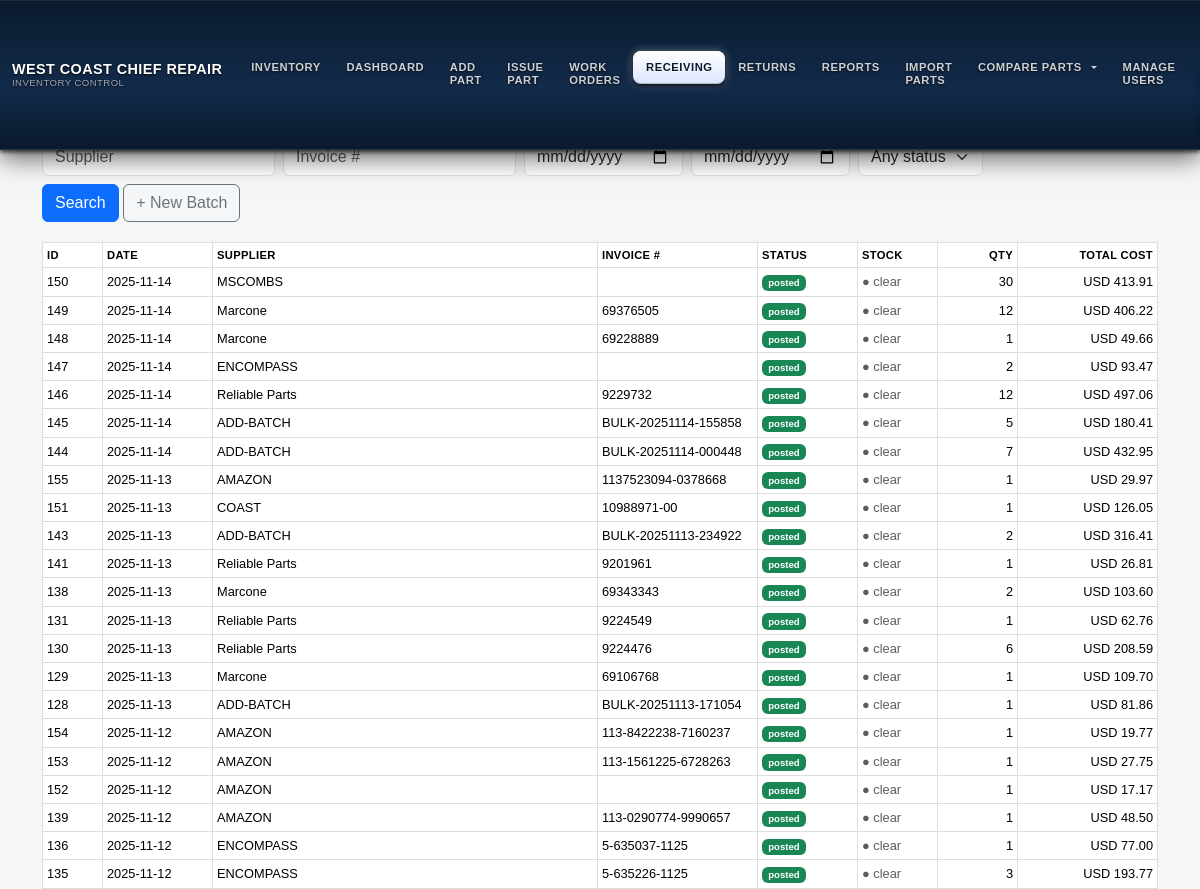
Before: /receiving (signed in, upper part) with the older database file.
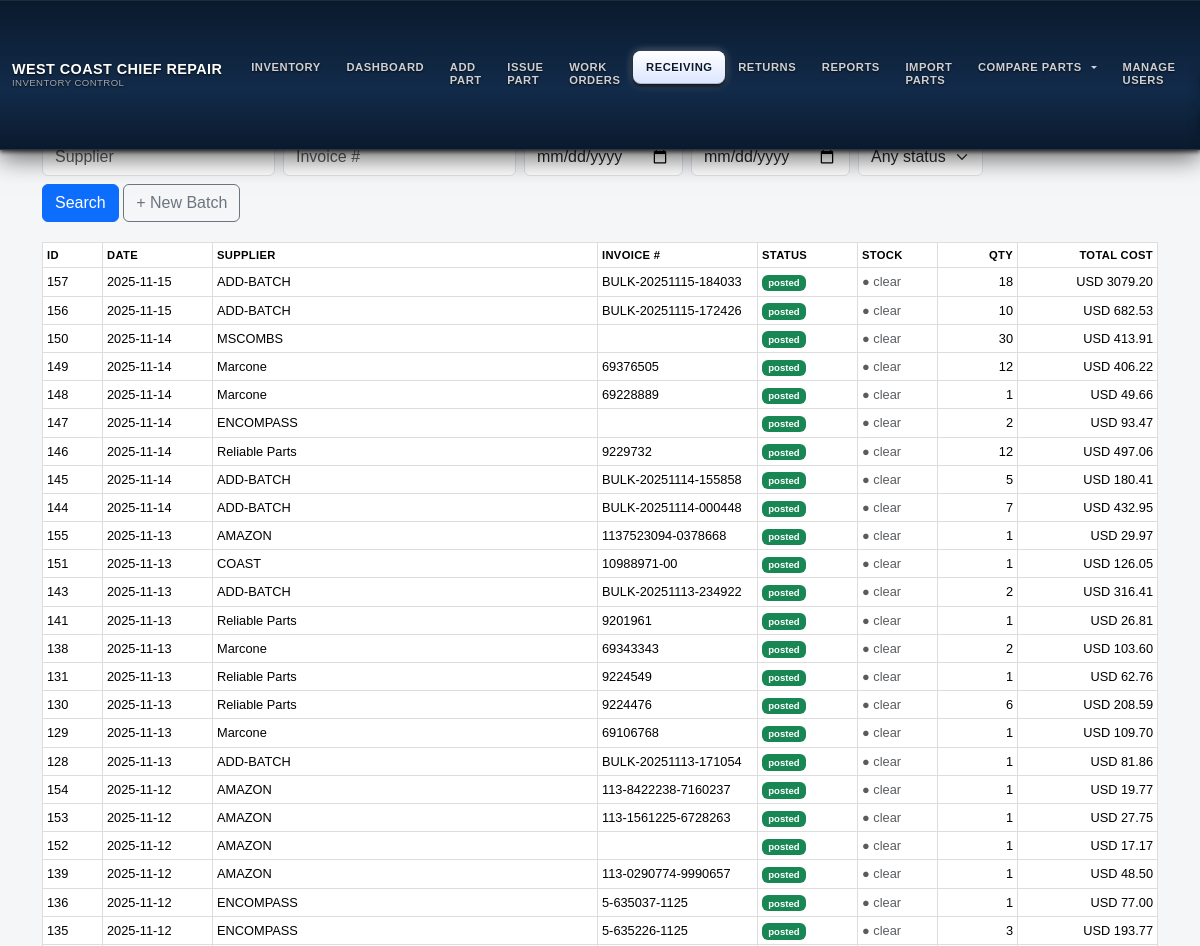
After: the same page with the newer database file.
### models.py (models this page shows, shortened)
class GoodsReceipt(db.Model):
    __tablename__ = "goods_receipts"
    __table_args__ = (
        db.Index("ix_gr_supplier_invoice", "supplier_name", "invoice_number"),
        {"extend_existing": True},
    )
    id = db.Column(db.Integer, primary_key=True)
    supplier_name = db.Column(db.String(200), nullable=False, index=True)
    invoice_number = db.Column(db.String(64))
    invoice_date = db.Column(db.Date)
    currency = db.Column(db.String(8), default="USD")
    notes = db.Column(db.Text)
    status = db.Column(db.String(16), default="draft", nullable=False)
    created_at = db.Column(db.DateTime, default=datetime.utcnow, nullable=False)
    created_by = db.Column(db.Integer)
    posted_at = db.Column(db.DateTime)
    posted_by = db.Column(db.Integer)
    attachment_path = db.Column(db.String(512))
    extra_expenses = db.Column(db.Float, default=0.0)
    @property
    def items(self):
        return self.lines

### inventory/routes.py (the view)
@inventory_bp.get("/receiving", endpoint="receiving_list")
@login_required
def receiving_list():
    from sqlalchemy import func
    current_app.logger.debug("### DEBUG receiving_list USING MODEL %s FROM %s TABLENAME=%s", ReceivingBatch, __file__,
                               getattr(ReceivingBatch, "__tablename__", "?"))
    q = ReceivingBatch.query
    supplier = (request.args.get("supplier") or "").strip()
    inv = (request.args.get("invoice") or "").strip()
    d1 = (request.args.get("date_from") or "").strip()
    d2 = (request.args.get("date_to") or "").strip()
    status = (request.args.get("status") or "").strip()
    if supplier:
        q = q.filter(ReceivingBatch.supplier_name.ilike(f"%{supplier}%"))
    if inv:
        q = q.filter(ReceivingBatch.invoice_number.ilike(f"%{inv}%"))
    if status in ("draft", "posted"):
        q = q.filter(ReceivingBatch.status == status)
    def _parse_date(s):
        try:
            return datetime.strptime(s, "%Y-%m-%d").date()
        except Exception:
            return None
    d1p, d2p = _parse_date(d1), _parse_date(d2)
    if d1p:
        q = q.filter(ReceivingBatch.invoice_date >= d1p)
    if d2p:
        q = q.filter(ReceivingBatch.invoice_date <= d2p)
    batches = q.order_by(
        ReceivingBatch.invoice_date.desc().nullslast(),
        ReceivingBatch.id.desc()
    ).all()
    totals = {}
    for b in batches:
        try:
            lines = getattr(b, "items", []) or getattr(b, "lines", []) or []
            total = 0.0
            for ln in lines:
                qty  = getattr(ln, "qty", None) or getattr(ln, "quantity", 0) or 0
                cost = getattr(ln, "unit_cost", None) or getattr(ln, "price", None) or 0.0
                try:
                    total += float(cost) * int(qty)
                except Exception:
                    pass
            totals[b.id] = total
        except Exception:
            totals[b.id] = 0.0
    can_admin = bool(
        getattr(current_user, "is_superadmin", False) or
        getattr(current_user, "is_super_admin", False) or
        getattr(current_user, "is_admin", False)
    )
    return render_template(
        "receiving_list.html",
        batches=batches,
        totals=totals,
        can_admin=can_admin,
        filters={
            "supplier": supplier, "invoice": inv,
            "date_from": d1, "date_to": d2, "status": status
        }
    )

### app.py (called while the page is built)
@app.before_request
def restrict_role_routes():
    try:
        if not getattr(current_user, "is_authenticated", False):
            return  # гость — пусть дойдёт до /login
        ep = (request.endpoint or "").strip()
        role = (getattr(current_user, "role", "") or "").strip().lower()
        if role == "technician":
            if ep in ALLOWED_TECH_ENDPOINTS or ep.endswith(".health") or ep.endswith(".ping"):
                return
            return redirect(url_for("inventory.wo_list"))
        if role == "viewer":
            if ep in ALLOWED_VIEWER_ENDPOINTS or ep.endswith(".health") or ep.endswith(".ping"):
                return
            return redirect(url_for("inventory.wo_list"))
        return
    except Exception:
        try:
            return redirect(url_for("inventory.wo_list"))
        except Exception:
            return

### auth/routes.py (called while the page is built)
@login_manager.user_loader
def load_user(user_id):
    return User.query.get(int(user_id))

### templates/receiving_list.html (shortened to what this page needs)
{% extends "base.html" %}
{% block content %}
<h3>Receiving Batches</h3>
<form class="row g-2 mb-3" method="get">
  <div class="col-auto">
    <input name="supplier" class="form-control" placeholder="Supplier" value="{{ filters.supplier }}">
  </div>
  <div class="col-auto">
    <input name="invoice" class="form-control" placeholder="Invoice #" value="{{ filters.invoice }}">
  </div>
  <div class="col-auto">
    <input name="date_from" type="date" class="form-control" value="{{ filters.date_from }}">
  </div>
  <div class="col-auto">
    <input name="date_to" type="date" class="form-control" value="{{ filters.date_to }}">
  </div>
  <div class="col-auto">
    <select name="status" class="form-select">
      <option value="">Any status</option>
    </select>
  </div>
  <div class="col-auto">
    <button class="btn btn-primary">Search</button>
    <a class="btn btn-outline-secondary" href="{{ url_for('inventory.receiving_new') }}">+ New Batch</a>
  </div>
</form>
{% set role = current_user.role if current_user.is_authenticated else '' %}
{% set can_super = current_user.is_authenticated and (
  role == 'superadmin'
  or (current_user.is_superadmin|default(false))
  or (current_user.is_super_admin|default(false))
) %}
<table class="table table-sm table-hover align-middle">
  <thead>
    <tr>
      <th style="width:60px;">ID</th>
      <th style="width:110px;">Date</th>
      <th>Supplier</th>
      <th style="width:160px;">Invoice #</th>
      <th style="width:100px;">Status</th>
      <th style="width:80px;">Stock</th>
      <th style="width:80px;" class="text-end">Qty</th>
      <th style="width:140px;" class="text-end">Total Cost</th>
    </tr>
  </thead>
  <tbody>
  {% for b in batches %}
    {% set lines = (b.lines if (b.lines is defined) else (b.items if (b.items is defined) else [])) %}
    {% set ns = namespace(qty=0, total=0.0) %}
    {% for it in lines %}
      {% set q = (it.qty|default(it.quantity, true)|default(0, true))|int %}
      {% set u = (it.unit_cost|default(it.unit_cost_at_issue, true)|default(0.0, true))|float %}
      {% set ns.qty = ns.qty + q %}
      {% set ns.total = ns.total + (q * u) %}
    {% endfor %}
    {% set is_posted = (b.status|default('', true)) == 'posted' %}
    {% set stock_applied = (stock_flags[b.id] if stock_flags is defined and b.id in stock_flags else false) %}
    <tr onclick="location.href='{{ url_for('inventory.receiving_detail', batch_id=b.id) }}'"
        style="cursor:pointer">
      <td>{{ b.id }}</td>
      <td>{{ b.invoice_date|default('—', true) }}</td>
      <td>{{ b.supplier_name|default('', true) }}</td>
      <td>{{ b.invoice_number|default('', true) }}</td>
      <td>
        {% if is_posted %}
          <span class="badge bg-success">posted</span>
        {% else %}
          <span class="badge bg-secondary">draft</span>
        {% endif %}
      </td>
      <td>
        {% if stock_applied %}
          <span class="text-success" style="font-size:.8rem; white-space:nowrap;">● stock</span>
        {% else %}
          <span class="text-muted" style="font-size:.8rem; white-space:nowrap;">● clear</span>
        {% endif %}
      </td>
      <td class="text-end">{{ ns.qty }}</td>
      <td class="text-end">
        {{ b.currency|default('USD', true) }}
        {{
          '%.2f' % (
            (totals.get(b.id) if (totals is defined and b.id in totals) else ns.total)
          )
        }}
      </td>
    </tr>
  {% endfor %}
  </tbody>
</table>
{% endblock %}

### templates/base.html (shortened to what this page needs)
<!DOCTYPE html>
<html lang="en">
<head>
  <link href="https://cdn.jsdelivr.net/npm/bootstrap@5.3.3/dist/css/bootstrap.min.css"
        rel="stylesheet"
 />
  <link rel="stylesheet" href="{{ url_for('static', filename='style.css') }}" />
</head>
<body class="role-{{ (current_user.role or '')|lower }}">
  <nav class="navbar navbar-expand-lg fixed-top wccr-navbar main-navbar">
    <div class="container-fluid py-2">
      <a class="navbar-brand d-flex flex-column justify-content-center" href="{{ url_for('inventory.dashboard') }}">
        <div>WEST COAST CHIEF REPAIR</div>
        <span class="sub">INVENTORY CONTROL</span>
      </a>
      <div class="collapse navbar-collapse mt-3 mt-lg-0" id="navbarMain">
        <ul class="navbar-nav me-auto mb-2 mb-lg-0">
          <li class="nav-item">
            <a class="nav-link{% if request.endpoint and request.endpoint == 'inventory.location_report' %} active{% endif %}"
               href="{{ url_for('inventory.location_report') }}">INVENTORY</a>
          </li>
          <li class="nav-item">
            <a class="nav-link{% if request.endpoint and request.endpoint == 'inventory.dashboard' %} active{% endif %}"
               href="{{ url_for('inventory.dashboard') }}">DASHBOARD</a>
          </li>
          <li class="nav-item">
            <a class="nav-link{% if request.endpoint and request.endpoint == 'inventory.add_part' %} active{% endif %}"
               href="{{ url_for('inventory.add_part') }}">ADD PART</a>
          </li>
          <li class="nav-item">
            <a class="nav-link{% if request.endpoint and request.endpoint == 'inventory.issue_part' %} active{% endif %}"
               href="{{ url_for('inventory.issue_part') }}">ISSUE PART</a>
          </li>
          {% set is_wo = request.endpoint and request.endpoint.startswith('inventory.wo_') %}
          <li class="nav-item">
            <a class="nav-link{{ ' active' if is_wo else '' }}"
               href="{{ url_for('inventory.wo_list') }}">WORK ORDERS</a>
          </li>
          <li class="nav-item">
            <a class="nav-link{% if request.endpoint and request.endpoint.startswith('inventory.receiving') %} active{% endif %}"
               href="{{ url_for('inventory.receiving_list') }}">RECEIVING</a>
          </li>
          {% if current_user.is_authenticated and current_user.role in ['superadmin', 'admin'] %}
          <li class="nav-item">
            <a class="nav-link{% if request.endpoint and request.endpoint.startswith('supplier_returns.') %} active{% endif %}"
               href="{{ url_for('supplier_returns.list_returns') }}">RETURNS</a>
          </li>
          {% endif %}
          <li class="nav-item">
            <a class="nav-link{% if request.endpoint and request.endpoint.startswith('inventory.reports') %} active{% endif %}"
               href="{{ url_for('inventory.reports_grouped') }}">REPORTS</a>
          </li>
          <li class="nav-item">
            <a class="nav-link{% if request.endpoint and request.endpoint.startswith('inventory.import_parts') %} active{% endif %}"
               href="{{ url_for('inventory.import_parts_upload') }}">IMPORT PARTS</a>
          </li>
          <li class="nav-item dropdown">
            <a class="nav-link dropdown-toggle text-uppercase" href="#" id="compareDropdown" role="button"
               data-bs-toggle="dropdown" data-bs-display="static" aria-expanded="false">COMPARE PARTS</a>
          </li>
          {% if current_user.is_authenticated and current_user.role in ['superadmin', 'admin'] %}
          <li class="nav-item">
            <a class="nav-link{% if request.endpoint and request.endpoint.startswith('inventory.users') %} active{% endif %}"
               href="{{ url_for('inventory.users') }}">MANAGE USERS</a>
          </li>
          {% endif %}
        </ul>
      </div>
    </div>
  </nav>
  <main class="container main-wrapper">
    {% block content %}{% endblock %}
  </main>
</body>
</html>

### static/style.css (style rules this page uses)
body { font-family: Arial, sans-serif; background-color:#f6f6f6; padding:20px; margin:0; }
.navbar { z-index:1200; }
table { width:100%; border-collapse:collapse; margin-top:20px; }
table th, table td { padding:10px; border:1px solid #ddd; text-align:left; }
form input:not([type="checkbox"]):not([type="radio"]):not(.form-check-input), form select, form textarea { width: 100%; box-sizing: border-box; }

### templates/base.html (style rules this page uses)
.wccr-navbar { background: linear-gradient(to bottom, #0a1a2d 0%, #122b4a 60%, #0a1a2d 100%); color: #fff; box-shadow: 0 2px 4px rgba(0,0,0,.7), 0 8px 24px rgba(0,0,0,.6), inset 0 1px 0 rgba(255,255,255,.08); border-bottom: 1px solid rgba(255,255,255,.12); }
.wccr-navbar .navbar-brand { font-weight: 600; font-size: .9rem; line-height: 1.2; letter-spacing: .03em; color: #fff; text-shadow: 0 1px 2px rgba(0,0,0,.8); }
.wccr-navbar .navbar-brand span.sub { display:block; font-weight:400; font-size:.6rem; line-height:1.1; color:rgba(255,255,255,.6); }
.wccr-navbar .navbar-nav .nav-link { font-size:.7rem; font-weight:600; letter-spacing:.05em; text-transform:uppercase; color:rgba(255,255,255,.8); padding:.6rem .8rem; border-radius:.5rem; line-height:1.2; text-shadow:0 1px 2px rgba(0,0,0,.8); transition:all .12s linear; display:flex; align-items:center; gap:.4rem; }
.wccr-navbar .navbar-nav .nav-link.active, .wccr-navbar .navbar-nav .show>.nav-link { color:#0a1a2d; background:linear-gradient(to bottom,#ffffff 0%,#dbe5ff 100%); box-shadow:0 2px 4px rgba(0,0,0,.9),0 0 8px rgba(255,255,255,.4), inset 0 1px 0 rgba(255,255,255,.9), inset 0 -1px 0 rgba(0,0,0,.2); text-shadow:0 1px 0 rgba(255,255,255,.7); }
body { background-color:#f5f6f8; }
main.main-wrapper { padding-top:4.75rem; padding-bottom:2rem; }
table { font-size:.8rem; }
th { font-weight:600; text-transform:uppercase; letter-spacing:.03em; font-size:.7rem; }

Changed rows visible on the page:
added GoodsReceipt: id "157", invoice_date "2025-11-15", supplier_name "ADD-BATCH", invoice_number "BULK-20251115-184033", qty "18", currency "USD", id "3079.20"
added GoodsReceipt: id "156", invoice_date "2025-11-15", supplier_name "ADD-BATCH", invoice_number "BULK-20251115-172426", qty "10", currency "USD", id "682.53"
